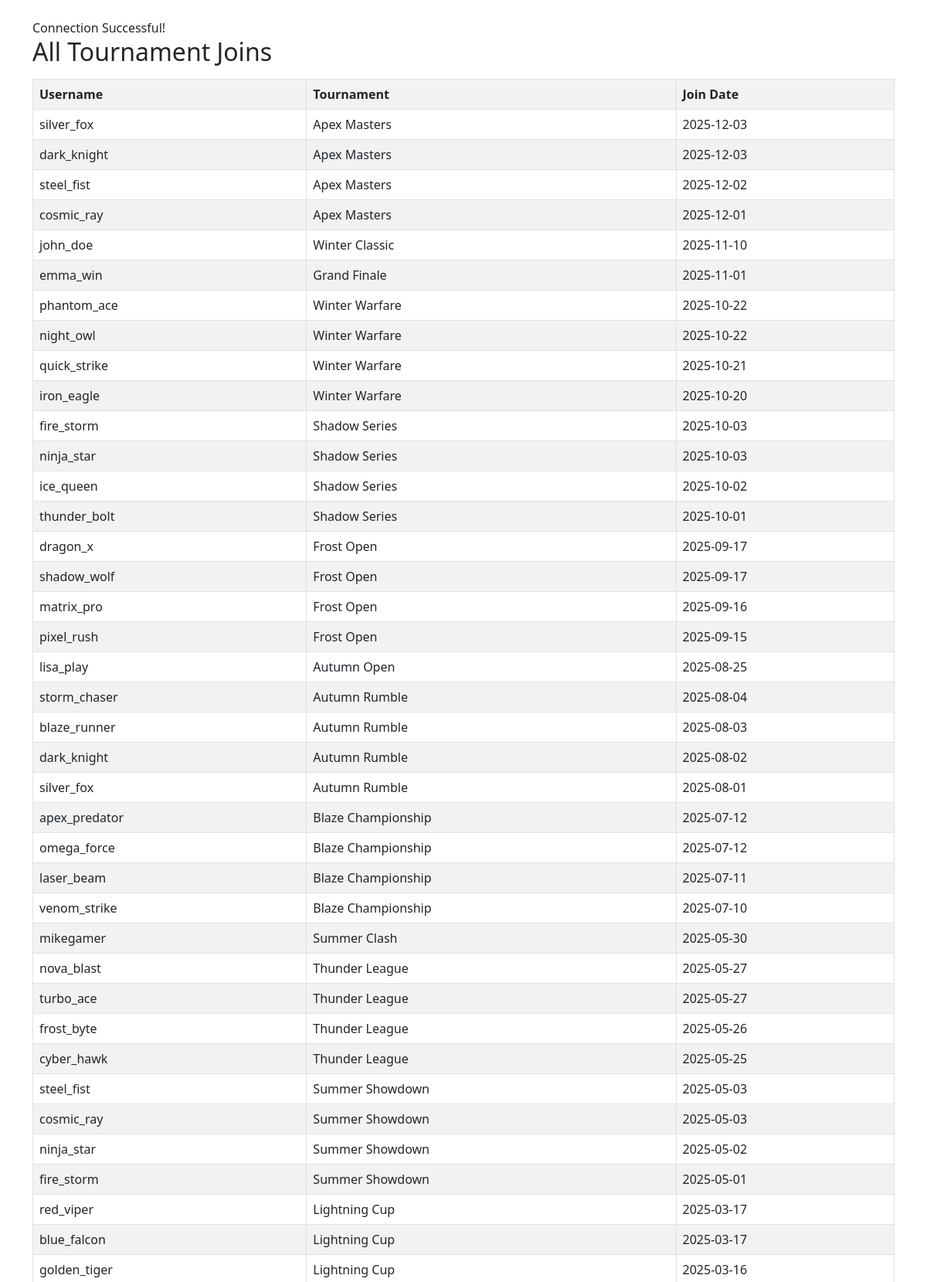
The page /CPSC2221_final/queries/display_joins.php (upper part) on the database its author committed.
### tables this page shows
CREATE TABLE Joins (
    PlayerID INT,
    TournamentID INT,
    JoinDate DATE DEFAULT (CURRENT_DATE),
    PRIMARY KEY (PlayerID, TournamentID),
    FOREIGN KEY (PlayerID) REFERENCES Player(PlayerID)
        ON DELETE CASCADE
        ON UPDATE CASCADE,
    FOREIGN KEY (TournamentID) REFERENCES Tournament_Managed(TournamentID)
        ON DELETE CASCADE
        ON UPDATE CASCADE
);

CREATE TABLE GameUser (
    UserID INT PRIMARY KEY,
    Username VARCHAR(40) UNIQUE NOT NULL,
    Email VARCHAR(50) UNIQUE NOT NULL,
    Password VARCHAR(40) NOT NULL
);

CREATE TABLE Tournament_Managed (
    TournamentID INT PRIMARY KEY,
    Name VARCHAR(50) UNIQUE NOT NULL,
    Difficulty INT,
    StartDate DATE,
    ManagerID INT NOT NULL,
    SupervisorID INT NOT NULL,
    FOREIGN KEY (Difficulty) REFERENCES PrizeMoney(Difficulty)
        ON DELETE SET NULL
        ON UPDATE CASCADE,
    FOREIGN KEY (SupervisorID) REFERENCES Admin(AdminID)
        ON DELETE CASCADE
        ON UPDATE CASCADE,
    FOREIGN KEY (ManagerID) REFERENCES TournamentManager(ManagerID)
        ON DELETE CASCADE
        ON UPDATE CASCADE
);

### CPSC2221_final/queries/display_joins.php (the view, shortened to what this page needs)
<?php
$servername = "localhost";
$username   = "root";
$password   = "";
$database   = "tictactoe";
$conn = new mysqli($servername, $username, $password, $database);
if ($conn->connect_error) {
	die("Connection failed: " . $conn->connect_error);
} else {
	echo "<link rel='stylesheet' href='https://cdn.jsdelivr.net/npm/bootstrap@5.3.0/dist/css/bootstrap.min.css'>";
	echo "<div class='container mt-4'>";
	echo "Connection Successful! <br>";
}
$query = "SELECT gu.Username, tm.Name AS Tournament, j.JoinDate
          FROM Joins j
          JOIN GameUser gu ON j.PlayerID = gu.UserID
          JOIN Tournament_Managed tm ON j.TournamentID = tm.TournamentID
          ORDER BY j.JoinDate DESC";
$result = $conn->query($query);
echo "<h2>All Tournament Joins</h2>";
if ($result->num_rows > 0) {
	echo "<table class='table table-bordered table-striped mt-3'>";
	echo "<tr><th>Username</th><th>Tournament</th><th>Join Date</th></tr>";
	while ($row = $result->fetch_assoc()) {
		echo "<tr>
			<td>" . $row["Username"] . "</td>
			<td>" . $row["Tournament"] . "</td>
			<td>" . $row["JoinDate"] . "</td>
		</tr>";
	}
	echo "</table>";
} else {
	echo "No join records found.";
}
echo "</div><br><a class='btn btn-secondary' href='../index.php'>Main Menu</a>";
?>

### rows shown on the page
joins: gameuser.Username "silver_fox", TournamentID.Name "Apex Masters", JoinDate "2025-12-03"
joins: gameuser.Username "dark_knight", TournamentID.Name "Apex Masters", JoinDate "2025-12-03"
joins: gameuser.Username "steel_fist", TournamentID.Name "Apex Masters", JoinDate "2025-12-02"
joins: gameuser.Username "cosmic_ray", TournamentID.Name "Apex Masters", JoinDate "2025-12-01"
joins: gameuser.Username "john_doe", TournamentID.Name "Winter Classic", JoinDate "2025-11-10"
joins: gameuser.Username "emma_win", TournamentID.Name "Grand Finale", JoinDate "2025-11-01"
joins: gameuser.Username "phantom_ace", TournamentID.Name "Winter Warfare", JoinDate "2025-10-22"
joins: gameuser.Username "night_owl", TournamentID.Name "Winter Warfare", JoinDate "2025-10-22"
joins: gameuser.Username "quick_strike", TournamentID.Name "Winter Warfare", JoinDate "2025-10-21"
joins: gameuser.Username "iron_eagle", TournamentID.Name "Winter Warfare", JoinDate "2025-10-20"
joins: gameuser.Username "fire_storm", TournamentID.Name "Shadow Series", JoinDate "2025-10-03"
joins: gameuser.Username "ninja_star", TournamentID.Name "Shadow Series", JoinDate "2025-10-03"
joins: gameuser.Username "ice_queen", TournamentID.Name "Shadow Series", JoinDate "2025-10-02"
joins: gameuser.Username "thunder_bolt", TournamentID.Name "Shadow Series", JoinDate "2025-10-01"
joins: gameuser.Username "dragon_x", TournamentID.Name "Frost Open", JoinDate "2025-09-17"
joins: gameuser.Username "shadow_wolf", TournamentID.Name "Frost Open", JoinDate "2025-09-17"
joins: gameuser.Username "matrix_pro", TournamentID.Name "Frost Open", JoinDate "2025-09-16"
joins: gameuser.Username "pixel_rush", TournamentID.Name "Frost Open", JoinDate "2025-09-15"
joins: gameuser.Username "lisa_play", TournamentID.Name "Autumn Open", JoinDate "2025-08-25"
joins: gameuser.Username "storm_chaser", TournamentID.Name "Autumn Rumble", JoinDate "2025-08-04"
joins: gameuser.Username "blaze_runner", TournamentID.Name "Autumn Rumble", JoinDate "2025-08-03"
joins: gameuser.Username "dark_knight", TournamentID.Name "Autumn Rumble", JoinDate "2025-08-02"
joins: gameuser.Username "silver_fox", TournamentID.Name "Autumn Rumble", JoinDate "2025-08-01"
joins: gameuser.Username "apex_predator", TournamentID.Name "Blaze Championship", JoinDate "2025-07-12"
joins: gameuser.Username "omega_force", TournamentID.Name "Blaze Championship", JoinDate "2025-07-12"
joins: gameuser.Username "laser_beam", TournamentID.Name "Blaze Championship", JoinDate "2025-07-11"
joins: gameuser.Username "venom_strike", TournamentID.Name "Blaze Championship", JoinDate "2025-07-10"
joins: gameuser.Username "mikegamer", TournamentID.Name "Summer Clash", JoinDate "2025-05-30"
joins: gameuser.Username "nova_blast", TournamentID.Name "Thunder League", JoinDate "2025-05-27"
joins: gameuser.Username "turbo_ace", TournamentID.Name "Thunder League", JoinDate "2025-05-27"
joins: gameuser.Username "frost_byte", TournamentID.Name "Thunder League", JoinDate "2025-05-26"
joins: gameuser.Username "cyber_hawk", TournamentID.Name "Thunder League", JoinDate "2025-05-25"
joins: gameuser.Username "steel_fist", TournamentID.Name "Summer Showdown", JoinDate "2025-05-03"
joins: gameuser.Username "cosmic_ray", TournamentID.Name "Summer Showdown", JoinDate "2025-05-03"
joins: gameuser.Username "ninja_star", TournamentID.Name "Summer Showdown", JoinDate "2025-05-02"
joins: gameuser.Username "fire_storm", TournamentID.Name "Summer Showdown", JoinDate "2025-05-01"
joins: gameuser.Username "red_viper", TournamentID.Name "Lightning Cup", JoinDate "2025-03-17"
joins: gameuser.Username "blue_falcon", TournamentID.Name "Lightning Cup", JoinDate "2025-03-17"
joins: gameuser.Username "golden_tiger", TournamentID.Name "Lightning Cup", JoinDate "2025-03-16"
